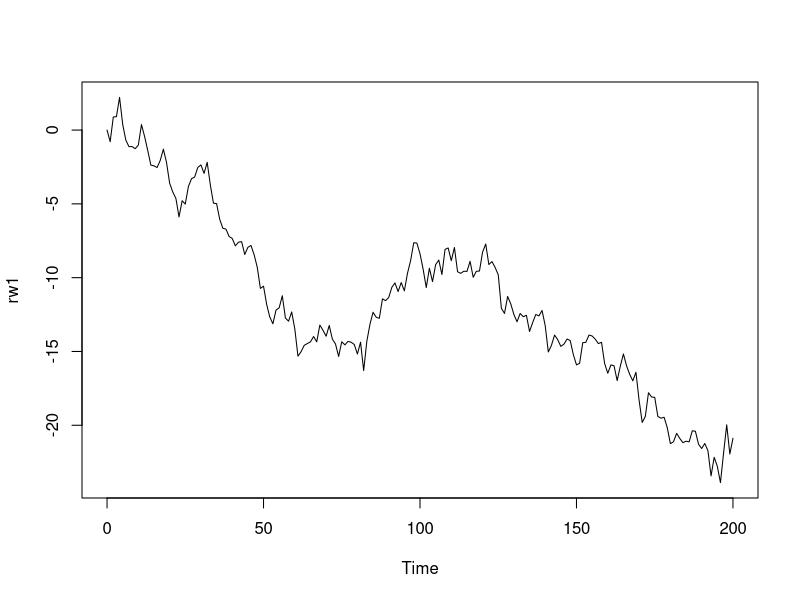
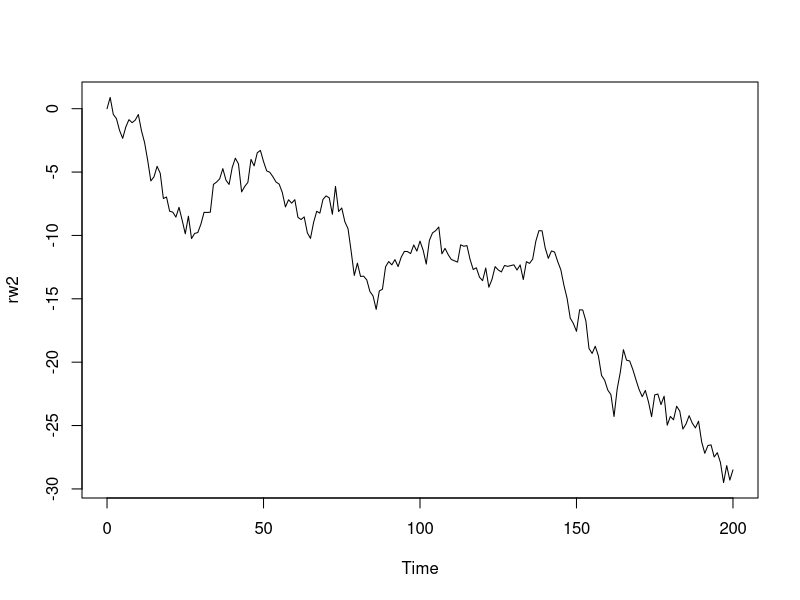
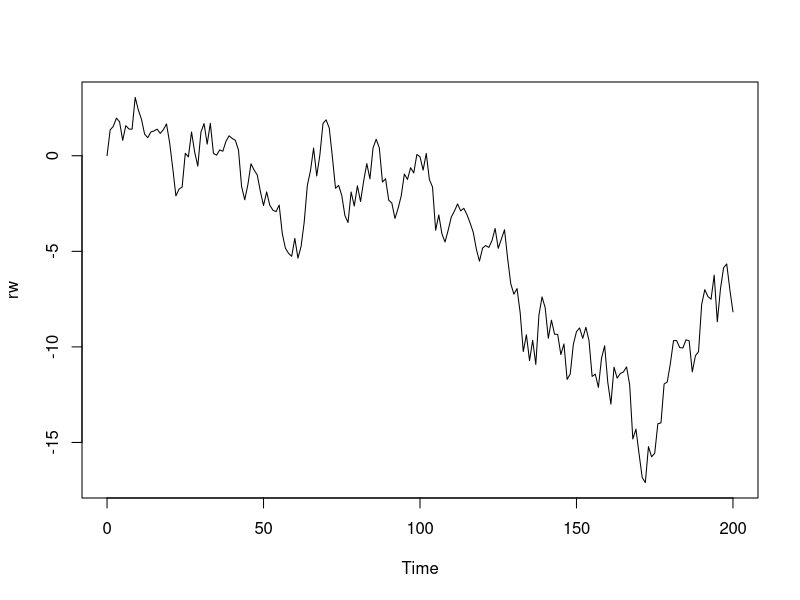
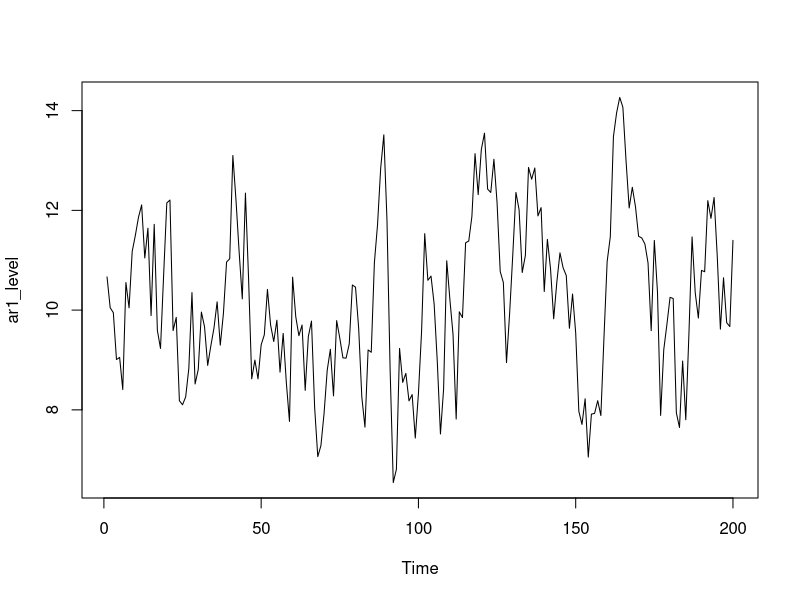
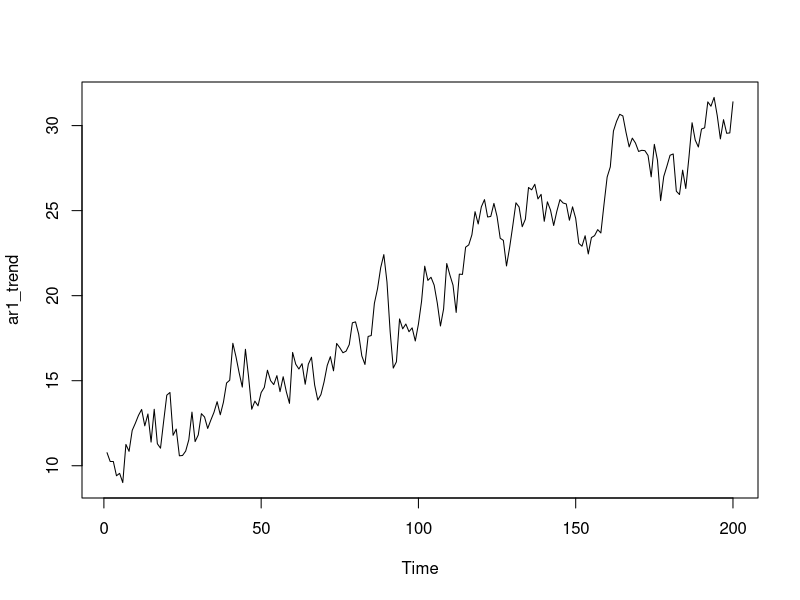

The R script that drew these images, in order:
## ---- chunk 1
knitr::opts_chunk$set(echo = TRUE)
## ---- chunk 2
## install.packages("urca")
library(urca)
## ---- chunk 3
rw1 <- arima.sim(model = list(order = c(0, 1, 0)), n = 200)
rw2 <- arima.sim(model = list(order = c(0, 1, 0)), n = 200)
## ---- chunk 4
plot(rw1)
plot(rw2)
## ---- chunk 5
summary(lm(rw2 ~ rw1))
## ---- chunk 6
set.seed(543)
rw <- arima.sim(model = list(order = c(0, 1, 0)), n = 200)
plot(rw)
## ---- chunk 7
## ur: unit root, df: Dickey-Fuller
# ?ur.df
summary(ur.df(rw, type = "none", lags = 0))
## ---- chunk 8
set.seed(4323)
ar1_level <- 10 + arima.sim(model = list(ar = c(0.7)), n = 200)
plot(ar1_level)
## ---- chunk 9
summary(ur.df(ar1_level, type = "none", lags = 0))
## ---- chunk 10
summary(ur.df(ar1_level, type = "drift", lags = 0))
## ---- chunk 11
set.seed(4323)
ar1_trend <- 10 + 0.1 * (1:200) + arima.sim(model = list(ar = c(0.7)), n = 200)
plot(ar1_trend)
## ---- chunk 12
summary(ur.df(ar1_trend, type = "drift", lags = 0))
## ---- chunk 13
summary(ur.df(ar1_trend, type = "trend", lags = 0))
